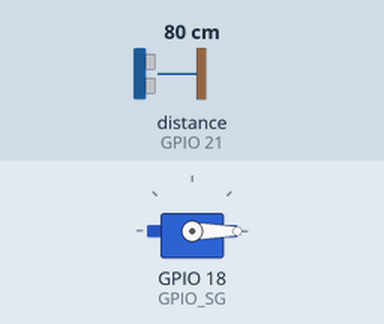
Recording of a program running on a simulated Raspberry Pi (BCM pin numbers). Parts: servo. The inputs (shaded band) are chosen by the test bench; at power-on: distance to the obstacle (sensor on GPIO 21) 80 cm. Servo angles are drawn from the pulse width (0.5 ms = 0°, 2.5 ms = 180°); the clock reads 2024-03-15 10:24:30 at power-on unless the program sets it; library files of the repository ran but are not shown: HCSR04.py; what the program prints to the terminal is not drawn.

Above: at 0.1 s.
At 5.0 s:
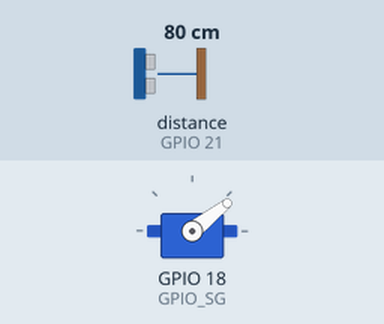
5.1 s: distance to the obstacle (sensor on GPIO 21) set to 2 cm
At 6.26 s:
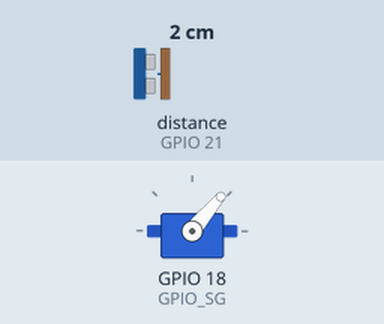
Timing chart, 0 to 23.1 s (numbered marks = the images above; inputs shaded):
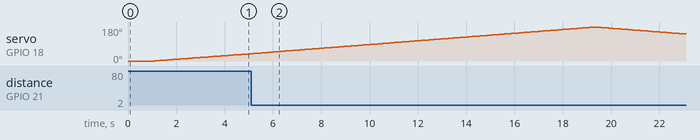

The program:

main.py
```python
#!/usr/bin/env python
# -*- coding: utf-8 -*-
"""
@author:keke
@file: main.py
@time: 2023/4/23 20:21
@version：Python 3.11.2
@title:
"""

import socket
import time
import sg90180 as sg
import HCSR04
import Tools


class Leida:
    ip = '192.168.1.105'
    port = 8001
    socket_client = ''

    dict_ = {
        'theta_arr': [],
        'r': [],
        'angle': '',
    }

    def __init__(self):
        # 定义一个ip协议版本AF_INET，为IPv4；同时也定义一个传输协议（TCP）SOCK_STREAM
        # self.socket_client = socket.socket(socket.AF_INET, socket.SOCK_STREAM, 0)
        self.socket_client = socket.socket(socket.AF_INET, socket.SOCK_DGRAM)

    # 发送消息
    def send(self, send_data):
        self.socket_client.sendto(send_data.encode('utf-8'), (self.ip, self.port))  # 将发送的数据进行编码

    def sg_turn(self, start, stop, step):
        theta_arr = []
        r = []
        for n in range(start, stop, step):
            theta_arr.append(Tools.angle_conversion(n))
            sg.sg90_turn(n)
            distance = HCSR04.launch()
            r.append(300 if distance >= 100 else distance)
            self.dict_['theta_arr'] = theta_arr
            self.dict_['r'] = r
            self.dict_['angle'] = Tools.angle_conversion(n)
            str2 = Tools.json_encode(self.dict_)
            self.send(str2)
            time.sleep(0.1)


if __name__ == '__main__':
    sg.sg90_turn(0)
    print("归零")
    time.sleep(1)

    Leida().sg_turn(0, 180, 1)
    Leida().sg_turn(180, 0, -1)

    sg.sg90_turn('stop')
    time.sleep(1)

    sg.clear()  # 清理 在退出时使用
    print("bye bye")
```

sg90180.py
```python
#!/usr/bin/env python
# -*- coding: utf-8 -*-
"""
@author:keke
@file: sg90180.py
@time: 2023/4/20 12:21
@version：Python 3.11.2
@title: sg90 180°舵机
"""
import RPi.GPIO as gpio

GPIO_SG = 18
gpio.setmode(gpio.BCM)
gpio.setwarnings(False)
gpio.setup(GPIO_SG, gpio.OUT)
SG90_PWM = gpio.PWM(GPIO_SG, 50)
SG90_PWM.start(0)


def sg90_turn(data):
    if isinstance(data, str):  # 判断数据类型
        if data.upper() == 'STOP':
            SG90_PWM.ChangeDutyCycle(0)  # 更新占空比 （范围：0.0 - 100.0）  表示在一个周期内，工作时间与总时间的比值
        else:
            print('输入有误')
    elif isinstance(data, int) or isinstance(data, float):  # 判断数据类型
        SG90_PWM.ChangeDutyCycle(2.5 + data * 10 / 180)


def clear():
    sg90_turn(0)  # 归零
    SG90_PWM.stop()  # 关闭该引脚的 PWM
    gpio.cleanup()  # 清理 在退出时使用
```

Tools.py
```python
#!/usr/bin/env python
# -*- coding: utf-8 -*-
"""
@author:keke
@file: Tools.py
@time: 2023/4/23 20:38
@version：Python 3.11.2
@title:
"""
import json


def json_decode(json_dict_):
    return json.loads(json_dict_)


def json_encode(dict_):
    return json.dumps(dict_, indent=2, sort_keys=True, ensure_ascii=False)


# 角度换算
# plt.polar 0°到180° <=====> 0-1
def angle_conversion(angle):
    return (angle / 18) * 0.1
    # return format((angle / 18) * 0.1, ".2f")


def float_str(distance):
    # print("Measured Distance = {:.2f} cm".format(HCSR04.launch()))
    return distance
    # return format(distance, ".2f")
```

Measured:
- by itself, servo on GPIO 18 (GPIO_SG): rises from 38° to 180° in 14.2 s, then falls to 143° in 3.7 s
